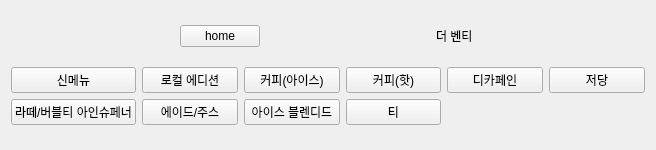
<?xml version="1.0" encoding="UTF-8"?>
<ui version="4.0">
 <class>categorywidget</class>
 <widget class="QWidget" name="categorywidget">
  <property name="geometry">
   <rect>
    <x>0</x>
    <y>0</y>
    <width>656</width>
    <height>150</height>
   </rect>
  </property>
  <property name="minimumSize">
   <size>
    <width>540</width>
    <height>150</height>
   </size>
  </property>
  <property name="maximumSize">
   <size>
    <width>656</width>
    <height>150</height>
   </size>
  </property>
  <property name="windowTitle">
   <string>Form</string>
  </property>
  <layout class="QVBoxLayout" name="verticalLayout">
   <item>
    <layout class="QGridLayout" name="bar_layout">
     <item row="0" column="0">
      <spacer name="horizontalSpacer">
       <property name="orientation">
        <enum>Qt::Orientation::Horizontal</enum>
       </property>
       <property name="sizeHint" stdset="0">
        <size>
         <width>40</width>
         <height>20</height>
        </size>
       </property>
      </spacer>
     </item>
     <item row="0" column="1">
      <widget class="QPushButton" name="home_button">
       <property name="text">
        <string>home</string>
       </property>
      </widget>
     </item>
     <item row="0" column="2">
      <spacer name="horizontalSpacer_2">
       <property name="orientation">
        <enum>Qt::Orientation::Horizontal</enum>
       </property>
       <property name="sizeHint" stdset="0">
        <size>
         <width>40</width>
         <height>20</height>
        </size>
       </property>
      </spacer>
     </item>
     <item row="0" column="3">
      <widget class="QLabel" name="label">
       <property name="text">
        <string>더 벤티 </string>
       </property>
      </widget>
     </item>
     <item row="0" column="4">
      <spacer name="horizontalSpacer_3">
       <property name="orientation">
        <enum>Qt::Orientation::Horizontal</enum>
       </property>
       <property name="sizeHint" stdset="0">
        <size>
         <width>40</width>
         <height>20</height>
        </size>
       </property>
      </spacer>
     </item>
    </layout>
   </item>
   <item>
    <layout class="QVBoxLayout" name="category_layout">
     <item>
      <layout class="QGridLayout" name="gridLayout">
       <item row="0" column="3">
        <widget class="QPushButton" name="category_hotcoffee_button">
         <property name="text">
          <string>커피(핫)</string>
         </property>
        </widget>
       </item>
       <item row="0" column="1">
        <widget class="QPushButton" name="category_local_button">
         <property name="text">
          <string>로컬 에디션</string>
         </property>
        </widget>
       </item>
       <item row="1" column="0">
        <widget class="QPushButton" name="category_latte_button">
         <property name="text">
          <string>라떼/버블티 아인슈페너</string>
         </property>
        </widget>
       </item>
       <item row="1" column="1">
        <widget class="QPushButton" name="category_ade_button">
         <property name="text">
          <string>에이드/주스</string>
         </property>
        </widget>
       </item>
       <item row="1" column="2">
        <widget class="QPushButton" name="category_blended_button">
         <property name="text">
          <string>아이스 블렌디드</string>
         </property>
        </widget>
       </item>
       <item row="0" column="5">
        <widget class="QPushButton" name="category_lowcal_button">
         <property name="text">
          <string>저당</string>
         </property>
        </widget>
       </item>
       <item row="1" column="3">
        <widget class="QPushButton" name="category_tea_button">
         <property name="text">
          <string>티</string>
         </property>
        </widget>
       </item>
       <item row="0" column="2">
        <widget class="QPushButton" name="category_icedcoffee_button">
         <property name="text">
          <string>커피(아이스)</string>
         </property>
        </widget>
       </item>
       <item row="0" column="4">
        <widget class="QPushButton" name="category_decaffeine_button">
         <property name="text">
          <string>디카페인</string>
         </property>
        </widget>
       </item>
       <item row="0" column="0">
        <widget class="QPushButton" name="category_new_button">
         <property name="text">
          <string>신메뉴</string>
         </property>
        </widget>
       </item>
      </layout>
     </item>
    </layout>
   </item>
  </layout>
 </widget>
 <resources/>
 <connections/>
</ui>
